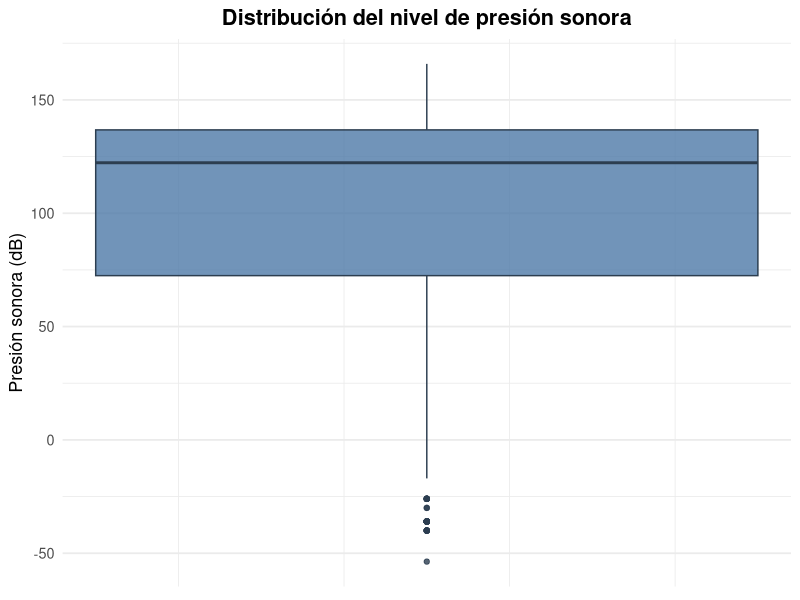
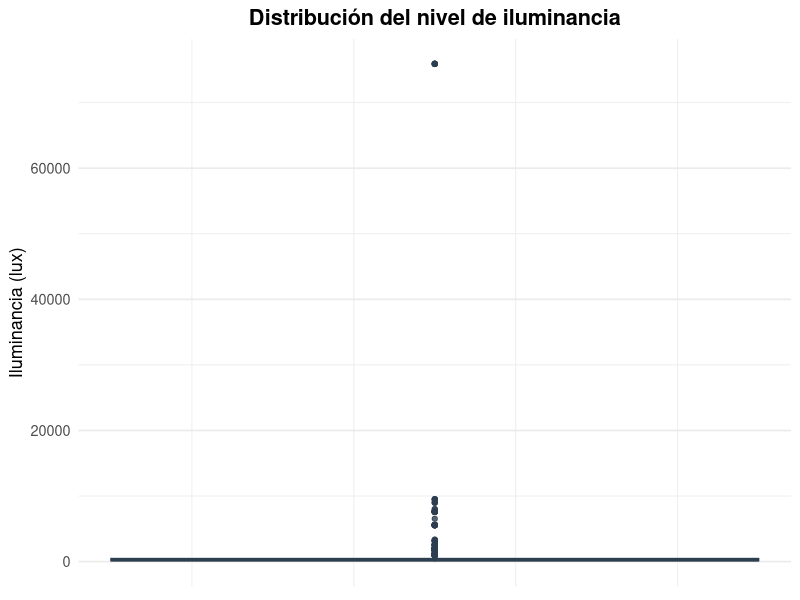

R code for these plots, in order:
## ---- chunk 1
#| echo: false
library(readr)
library(dplyr)
library(ggplot2)
library(knitr)
library(kableExtra)
## ---- chunk 2
#| echo: true
Encuentas   <- read_csv("EncuestasB.csv")
Ambientales <- read_csv("MedicionesB.csv")
## ---- chunk 3
resultado <- inner_join(Encuentas, Ambientales, by = "ID")
## ---- chunk 4
tibble(
  Fuente                = c("Encuestas", "Ambientales", "Tras el join"),
  `N° de registros` = c(nrow(Encuentas), nrow(Ambientales), nrow(resultado))
) |>
  kable(align = "lc") |>
  kable_styling(bootstrap_options = c("striped", "hover", "condensed"),
                full_width = FALSE)
## ---- chunk 5
resultado <- resultado %>%
  select(
    -`Marca temporal.x`,
    -`Marca temporal.y`,
    -`¿En qué horario está llenando el formulario?.x`,
    -`¿En qué horario está llenando el formulario?.y`,
    -Piso.x,
    -Ambiente.x,
    -`¿Qué grupo lo/la está encuestando?`,
    -`¿En qué torre se encuentra?.x`
  ) %>%
  rename(
    Torre                    = `¿En qué torre se encuentra?.y`,
    Piso                     = Piso.y,
    Ambiente                 = Ambiente.y,
    Distractores             = `Tipo de distractores no relacionados con su propósito`,
    `Cant de luminarias`     = `Cantidad de luminarias (focos) funcionando`,
    `Facilidad para estudiar`= `Nivel de facilidad para estudiar en el ambiente`,
    Propósito                = `Propósito en la comunidad`,
    `Fuente de ruido`        = `Fuente principal de ruido`
  ) %>%
  select(
    ID, Grupo, Torre, Ambiente,
    `Nivel de presión sonora (dB)`, `Nivel de iluminancia`,
    `Temperatura ambiental`, `N° de personas presentes`,
    `N° de tomacorrientes disponibles`, `Cant de luminarias`,
    `Fuente de luz`, `Fuente de ruido`, Propósito, Distractores,
    `Frecuencia de uso del ambiente`, `Nivel de conservación`,
    `Nivel de comodidad`, `Facilidad para estudiar`, `Intensidad de la luz`
  )
## ---- chunk 6
# Corrección de "Cant de luminarias"
resultado <- resultado %>%
  mutate(
    `Cant de luminarias` = case_when(
      `Cant de luminarias` == "Todos" ~ NA,
      TRUE ~ `Cant de luminarias`
    ),
    `Cant de luminarias` = strtoi(`Cant de luminarias`)
  )

# Eliminar NAs
resultado <- na.omit(resultado)

# Cuantitativas discretas
resultado <- resultado %>%
  mutate(
    `N° de tomacorrientes disponibles` = as.numeric(`N° de tomacorrientes disponibles`),
    `N° de personas presentes`         = as.numeric(`N° de personas presentes`)
  )

# Cuantitativas continuas
resultado <- resultado %>%
  mutate(
    `Nivel de presión sonora (dB)` = round(as.numeric(`Nivel de presión sonora (dB)`), 2),
    `Nivel de iluminancia`         = round(as.numeric(`Nivel de iluminancia`), 2)
  )

# Factores ordinales (escala 1–5)
resultado <- resultado %>%
  mutate(
    `Nivel de conservación`        = factor(`Nivel de conservación`,        levels = 1:5, ordered = TRUE),
    `Nivel de comodidad`           = factor(`Nivel de comodidad`,           levels = 1:5, ordered = TRUE),
    `Facilidad para estudiar`      = factor(`Facilidad para estudiar`,      levels = 1:5, ordered = TRUE),
    `Intensidad de la luz`         = factor(`Intensidad de la luz`,         levels = 1:3, ordered = TRUE),
    `Frecuencia de uso del ambiente` = factor(`Frecuencia de uso del ambiente`, levels = 1:3, ordered = TRUE)
  )

# Factores nominales
resultado <- resultado %>%
  mutate(
    Propósito      = as.factor(Propósito),
    `Fuente de luz`= as.factor(`Fuente de luz`),
    `Fuente de ruido` = as.factor(`Fuente de ruido`),
    Distractores   = as.factor(Distractores),
    Ambiente       = as.factor(Ambiente)
  )
## ---- chunk 7
x <- resultado$`Nivel de presión sonora (dB)`

tibble(
  Estadístico = c("Media", "Mediana", "Mínimo", "Máximo",
                  "Desv. estándar", "Rango intercuartílico", "Coef. de variación"),
  Valor = c(
    paste(round(mean(x, na.rm = TRUE), 2), "dB"),
    paste(round(median(x, na.rm = TRUE), 2), "dB"),
    paste(min(x, na.rm = TRUE), "dB"),
    paste(max(x, na.rm = TRUE), "dB"),
    paste(round(sd(x, na.rm = TRUE), 2), "dB"),
    paste(round(IQR(x, na.rm = TRUE), 2), "dB"),
    paste0(round(sd(x, na.rm = TRUE) / mean(x, na.rm = TRUE) * 100, 2), " %")
  )
) |>
  kable(align = "lr") |>
  kable_styling(bootstrap_options = c("striped", "hover", "condensed"),
                full_width = FALSE)
## ---- chunk 8
ggplot(resultado, aes(y = `Nivel de presión sonora (dB)`)) +
  geom_boxplot(fill = "#4E79A7", color = "#2c3e50", alpha = 0.8, width = 0.4) +
  labs(
    title = "Distribución del nivel de presión sonora",
    y = "Presión sonora (dB)",
    x = NULL
  ) +
  theme_minimal(base_size = 13) +
  theme(
    plot.title   = element_text(face = "bold", hjust = 0.5),
    axis.text.x  = element_blank(),
    axis.ticks.x = element_blank(),
    panel.grid.major.x = element_blank()
  )
## ---- chunk 9
y <- resultado$`Nivel de iluminancia`

tibble(
  Estadístico = c("Media", "Mediana", "Mínimo", "Máximo",
                  "Desv. estándar", "Rango intercuartílico", "Coef. de variación"),
  Valor = c(
    paste(round(mean(y, na.rm = TRUE), 2), "lux"),
    paste(round(median(y, na.rm = TRUE), 2), "lux"),
    paste(min(y, na.rm = TRUE), "lux"),
    paste(max(y, na.rm = TRUE), "lux"),
    paste(round(sd(y, na.rm = TRUE), 2), "lux"),
    paste(round(IQR(y, na.rm = TRUE), 2), "lux"),
    paste0(round(sd(y, na.rm = TRUE) / mean(y, na.rm = TRUE) * 100, 2), " %")
  )
) |>
  kable(align = "lr") |>
  kable_styling(bootstrap_options = c("striped", "hover", "condensed"),
                full_width = FALSE)
## ---- chunk 10
ggplot(resultado, aes(y = `Nivel de iluminancia`)) +
  geom_boxplot(fill = "#F28E2B", color = "#2c3e50", alpha = 0.8, width = 0.4) +
  labs(
    title = "Distribución del nivel de iluminancia",
    y = "Iluminancia (lux)",
    x = NULL
  ) +
  theme_minimal(base_size = 13) +
  theme(
    plot.title   = element_text(face = "bold", hjust = 0.5),
    axis.text.x  = element_blank(),
    axis.ticks.x = element_blank(),
    panel.grid.major.x = element_blank()
  )
